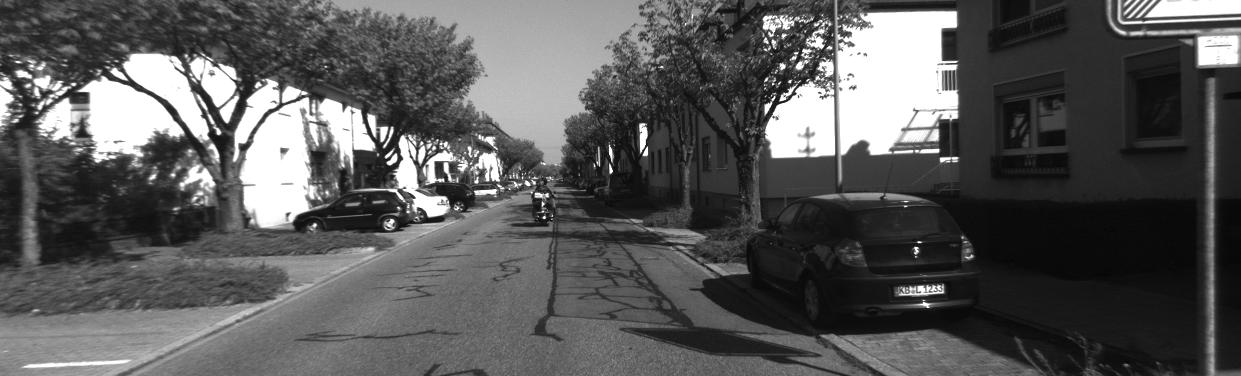
//> input picture opencv/data/stereovision/L.png, 1241 x 376 px
$ ./demo10_BialteralFilter   (built with g++ and OpenCV 4)
//> lines starting //> are read from the running program, lines starting //| are printed output that depends on the picture; after the words box and inside, x2 and y2 are one past the last pixel; in counts of white or black regions, pixels touching at a corner belong together
#include<opencv/cv.h>
#include<opencv/highgui.h>
#include <opencv2/core/core.hpp>
#include<opencv2/highgui/highgui.hpp>
#include"opencv2/imgproc/imgproc.hpp"
#include <opencv2/features2d/features2d.hpp>
#include<opencv2/opencv.hpp>                     // 双边高斯滤波的头文件。
#include<iostream>
#include<algorithm>
using namespace cv;
using namespace std;

//种子点
struct SeedPoint
{
    cv::Point2i l_pt;
    cv::Point2i r_pt;
    double diff;
};

class Reconstructor
{
public:
    Reconstructor(cv::Mat &Depth);
    //当前关键帧对应位姿，图像以及畸变参数
    cv::Mat mImDepth,mImLeft, mImRight;
    ///双边滤波边长
    int N,size;
    ///双边滤波空间域标准差，灰度域标准差
    float sigmas,sigmar;
    ///双边滤波空间域权值(二位数组)
    float **spaceArray;
    ///双边滤波灰度域权值(一位数组)，包含的是所有灰度差的情况，灰度差作为数组索引，获取对应权值
    float *colorArray;
    double mbf;
    //种子特征点
    vector<cv::KeyPoint> mvKeys;
    vector<double> mvuRight;

    ///图像扩充图像满足窗口计算（扩展N）
    void ExternIm(cv::Mat &m);
    ///反扩充
    void ArcExternIm(cv::Mat &m);
    ///深度图像双边滤波
    void BialteralFilter();
    ///计算匹配代价
    pair<float,float> SAD(const cv::Point2i &L,const cv::Point2i &R);
    ///计算双目深度图
    void ComputStereoDepth();
};

Reconstructor::Reconstructor(cv::Mat &Depth):mImDepth(Depth),N(20),sigmas(6),sigmar(0.3),mbf(386.1448)
{
        //计算空间域权值
        size=2*N+1;
        // 初始化数组
        float **_spaceArray = new float*[size ];   //多一行，最后一行的第一个数据放总值
        for (int i = 0; i < size; i++) {
            _spaceArray[i] = new float[size];
        }
        // 高斯分布计算
        int ci=N, cj=N;
        for (int i = 0; i < size; i++){
            for (int j = 0; j < size; j++){
                _spaceArray[i][j] =
                exp(-(1.0f)* (((i - ci)*(i - ci) + (j - cj)*(j - cj)) /(2.0f*sigmas*sigmas)));
            }
        }spaceArray=_spaceArray;

        //计算灰度域权值
        float*_colorArray = new float[255];
        for (int n = 0; n < 255; n++) {
            _colorArray[n] = exp((-1.0f*(n*n)) / (2.0f*sigmar*sigmar));
        }
        colorArray=_colorArray;
}

// [29 lines left out: function BialteralFilter, not called in this run]

void Reconstructor::ExternIm(cv::Mat &m)
{
        if(m.type()!=CV_32F)
        {
            m.convertTo(m,CV_32F);
        }
        cv::Mat mN(m.rows+2*N,m.cols+2*N,CV_32F);
        for(int i=0;i<mN.rows;i++)
        {
            for(int j=0;j<mN.cols;j++)
            {
                if(i<N && j<N)
                    mN.ptr<float>(i)[j]=m.ptr<float>(0)[0];
                else if(i<N && j>=N && j<mN.cols-N)
                    mN.ptr<float>(i)[j]=m.ptr<float>(0)[j-N];
                else if(i<N && j>=mN.cols-N)
                    mN.ptr<float>(i)[j]=m.ptr<float>(0)[m.cols-1];

                else if(i>=N &&i<mN.rows-N && j<N)
                    mN.ptr<float>(i)[j]=m.ptr<float>(i-N)[0];
                else if(i>=N &&i<mN.rows-N && j>=mN.cols-N)
                    mN.ptr<float>(i)[j]=m.ptr<float>(i-N)[m.cols-1];

                else if(i>=mN.rows-N && j<N)
                    mN.ptr<float>(i)[j]=m.ptr<float>(m.rows-1)[0];
                else if(i>=mN.rows-N && j>=N && j<mN.cols-N)
                    mN.ptr<float>(i)[j]=m.ptr<float>(m.rows-1)[j-N];
                else if(i>=mN.rows-N && j>=mN.cols-N)
                    mN.ptr<float>(i)[j]=m.ptr<float>(m.rows-1)[m.cols-1];

                else
                    mN.ptr<float>(i)[j]=m.ptr<float>(i-N)[j-N];
            }
        }
        m=mN;
}

// [13 lines left out: function ArcExternIm, not called in this run]

pair<float,float>  Reconstructor::SAD(const cv::Point2i &L,const cv::Point2i &R)
{
        //SAD窗口半径
        int w=5;
        // 提取左图中，以点(L.x,L.y)为中心, 半径为w的图像块patch
        cv::Mat IL = mImLeft.rowRange(L.y-w,L.y+w+1).colRange(L.x-w,L.x+w+1);
        // 图像块均值归一化，降低亮度变化对相似度计算的影响
        IL = IL - IL.at<float>(w,w) * cv::Mat::ones(IL.rows,IL.cols,CV_32F);
       cout<<"Here1"<<endl;
        //在右图半径为r的范围内搜索,找到最小SAD与其对应的x坐标
        int r=5,x=0;
        map<int,float> sad;
        vector<float> sa;
        float minsad=MAXFLOAT;
        for(int i=-r;i<=r;i++)
        {
            for(int j=-r;j<=r;j++)
            {
                cv::Mat IR = mImRight.rowRange(R.y-w+i,R.y+w+i+1).colRange(R.x-w+j,R.x+w+j+1);
                IR = IR - IR.at<float>(w,w) * cv::Mat::ones(IR.rows,IR.cols,CV_32F);
                cout<<"Here2"<<endl;
                float s=cv::norm(IL,IR,cv::NORM_L1);
                sad[R.x+j]=s;
                sa.push_back(s);
                if(s<minsad)
                {
                    minsad=s;
                    x=R.x+j;
                }
            }
        }

        //抛物线插值
        float dist1,dist2,dist3;
        if(sad.count(x-1)==0)
        {
        	dist1 = sad[x];
		    dist2 = sad[x+1];
		    dist3 = sad[x+2];
		}
		else if(sad.count(x+1)==0)
		{
        	dist1 = sad[x-2];
		    dist2 = sad[x-1];
		    dist3 = sad[x];
		}
		else
		{
			dist1 = sad[x-1];
		    dist2 = sad[x];
		    dist3 = sad[x+1];
		}

		float deltaR = (dist1-dist3)/(2.0f*(dist1+dist3-2.0f*dist2));
		float bestuR =x+deltaR;

		//归一化sad最小，并不代表就一定是匹配的，比如光照变化、弱纹理、无纹理等同样会造成误匹配
		sort(sa.begin(),sa.end());
		float median = sa[int(sa.size()/2)];

		map<int,float>::iterator it;
		for(it=sad.begin();it!=sad.end();it++)
		{
			if(it->second>1.5 * 1.4 * median)
				return pair<float,float>(0,-1);
		}
		return pair<float,float>(bestuR,minsad);
}

    /* 稠密立体匹配计算双目图像的深度图，步骤
    1.提取特征点并匹配（帧构造的时候已经完成）.
    2.基于特征点区域生长的视差稠密化.
    3.亚像素精度优化.步骤2得到的视差为uchar/int类型，不一定是真实视差，通过亚像素差值(抛物线插值)获取float精度的视差.
    4.删除离群点(outliers).相似度阈值判断，归一化sad最小，并不代表就一定是正确匹配，比如光照变化、弱纹理等会造成误匹配 */
    void Reconstructor::ComputStereoDepth()
    {
        cv::Mat map1(mImLeft.size(), CV_8UC1, cv::Scalar::all(0)); //左匹配图，0表示未匹配, 1表示已匹配
        mImDepth=cv::Mat::zeros(mImLeft.size(),CV_32F);
        list<SeedPoint> seeds;

        for (int i = 0; i < mvuRight.size(); ++i)
        {
            SeedPoint seed;
            seed.l_pt = cv::Point2i(mvKeys[i].pt.x+N,mvKeys[i].pt.y+N);
            seed.r_pt = cv::Point2i(mvuRight[i]+N,mvKeys[i].pt.y+N);
            pair<float,float> sad=SAD(seed.l_pt,seed.r_pt);
            seed.diff = sad.second;

            if(seed.diff>=0)
            {
                seeds.push_back(seed);
                map1.ptr<uchar>(int(seed.l_pt.y))[int(seed.l_pt.x)] = 1;
                mImDepth.ptr<float>(int(seed.l_pt.y))[int(seed.l_pt.x)] = mbf/(mvKeys[i].pt.x-sad.first);
            }
        }
        cout<<"seed number:"<<seeds.size()<<endl;

        while (!seeds.empty())
        {
            SeedPoint seed = seeds.front();
            seeds.pop_front();

            for (int i = -1; i <= 1; i++){
                for (int j = -1; j <= 1; j++){
                    cv::Point2i p1(seed.l_pt.x + j, seed.l_pt.y + i);
                    cv::Point2i p2(seed.r_pt.x + j, seed.r_pt.y + i);

                    if (p1.y>N && p1.x>N && (p1.y<mImLeft.rows-N) && (p1.x<mImLeft.cols-N)
                    	&& map1.ptr<uchar>(int(p1.y))[int(p1.x)] == 0)
                    {
                        cout<<seeds.size()<<endl;
                        pair<float,float> sad=SAD(p1,p2);
                        if (sad.second>=0)
                        {
                            SeedPoint new_seed;
                            new_seed.diff = sad.second;
                            new_seed.l_pt = p1;
                            new_seed.r_pt = cv::Point2i(sad.first,p1.y);
                            seeds.push_back(new_seed);
                            mImDepth.ptr<uchar>(int(p1.y))[int(p1.x)] = mbf/(p1.x-sad.first);
                            map1.ptr<uchar>(int(p1.y))[int(p1.x)] = 1;
                        }

                    }
                }
            }
        }
    }

int main()
{
        /*//双边滤波
        cv::Mat src = cv::imread("../../opencv/data/depth/test.png");
        cv::Mat dst=src.clone();
        cvtColor(dst,dst,CV_RGB2GRAY);
        Reconstructor R(dst);
        R.ExternIm(R.mImDepth);
        R.BialteralFilter();
        cv::imshow("src", src);
        cv::imshow("BialteralFilter with bar", R.mImDepth);
        R.ArcExternIm(R.mImDepth);
        cv::imshow("BialteralFilter", R.mImDepth);*/

        //特征点提取
        cv::Mat src1 = cv::imread("../../opencv/data/L.png");
//> src1 is the input picture: 376 rows x 1241 cols, CV_8UC3; min 6, max 255, mean 89
        cv::Mat src2 = cv::imread("../../opencv/data/R.png");
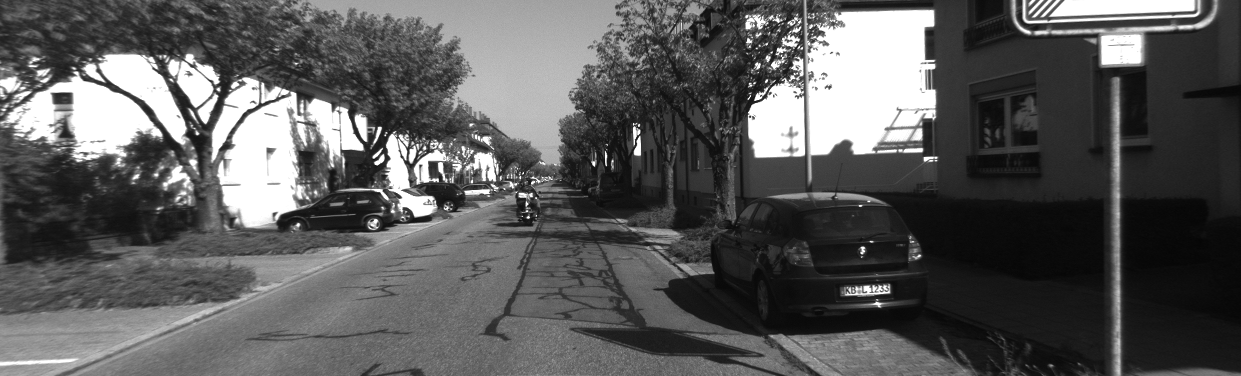
//> input picture opencv/data/stereovision/R.png, 1241 x 376 px
//> src2 is the input picture: 376 rows x 1241 cols, CV_8UC3; min 5, max 255, mean 90.3
        Ptr<ORB> fea_orb=ORB::create(500, 1.2f, 8,31, 0,2,  ORB::FAST_SCORE, 30,20);
        vector<KeyPoint> KPs1,KPs2;
        Mat descriptions1,descriptions2,img,imgk;

        fea_orb->detect(src1,KPs1);
//> KPs1 = 505 keypoints; strongest (x, y, size): (612, 171, 30), (387, 162, 30), (543, 217, 30), (386, 157, 30)
        fea_orb->compute(src1,KPs1,descriptions1);
        fea_orb->detect(src2,KPs2);
//> KPs2 = 510 keypoints; strongest (x, y, size): (594, 165, 30), (376, 163, 43.2), (863, 247, 30), (375, 162, 30)
        fea_orb->compute(src2,KPs2,descriptions2);
        if((descriptions1.type()!=CV_32F) || (descriptions2.type()!=CV_32F))
        {
            descriptions1.convertTo(descriptions1,CV_32F);
            descriptions2.convertTo(descriptions2,CV_32F);
        }
        FlannBasedMatcher matcher;
        vector<DMatch> matches;
        matcher.match(descriptions1, descriptions2, matches);
//> matches = 505 matches
        // [8 lines of commented-out code are left out]
        vector<KeyPoint> K1,K2;
        vector<double> ku;
        for(int i=0;i<matches.size();i++)
        {
            K1.push_back(KPs1[matches[i].queryIdx]);
            K2.push_back(KPs2[matches[i].trainIdx]);
            ku.push_back(KPs2[i].pt.x);
        }
//> after the loop, K1 has the same summary as KPs1; K2 = 505 keypoints; strongest (x, y, size): (594, 165, 30), (376, 163, 43.2), (375, 162, 30), (748, 98, 30); ku = 505 values, max 1102.5 at index 341, min 47.52 at index 226, mean 513.6
        cv::Mat depth=cv::Mat(src1.size(),CV_32F);
        Reconstructor R1(depth);
        R1.mvKeys=K1;
//> R1.mvKeys has the same summary as KPs1
        R1.mvuRight=ku;
//> R1.mvuRight has the same summary as ku
        R1.mImLeft=src1;
        R1.mImRight=src2;
        if(R1.mImLeft.type()==CV_8UC3)
        {
            cvtColor(R1.mImLeft,R1.mImLeft,CV_RGB2GRAY);
            cvtColor(R1.mImRight,R1.mImRight,CV_RGB2GRAY);
        }
        if(R1.mImLeft.type()!=CV_32F || R1.mImLeft.type()==CV_8UC1)
        {
            R1.mImLeft.convertTo(R1.mImLeft,CV_32F);
//> R1.mImLeft: 376 rows x 1241 cols, CV_32FC1
            R1.mImRight.convertTo(R1.mImRight,CV_32F);
//> R1.mImRight: 376 rows x 1241 cols, CV_32FC1
        }
        R1.ExternIm(R1.mImDepth);
//> after the loop in ExternIm, `for(int i=0;i<mN.rows;i++)`: mN: 416 rows x 1281 cols, CV_32FC1; every value is 0
        R1.ExternIm(R1.mImLeft);
//> after the loop in ExternIm (call 2), `for(int i=0;i<mN.rows;i++)`:
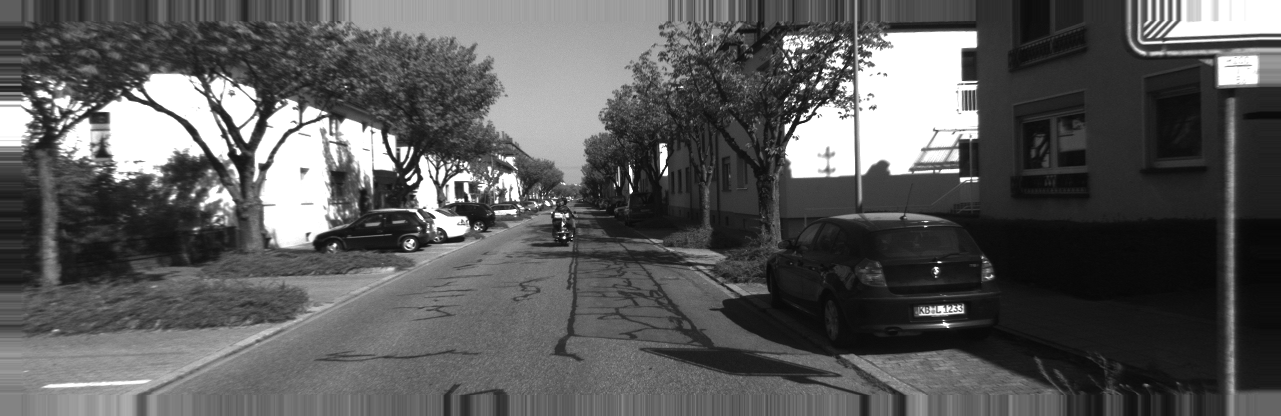
//> mN: 416 rows x 1281 cols, CV_32FC1; min 6, max 255, mean 90.1
        R1.ExternIm(R1.mImRight);
//> after the loop in ExternIm (call 3), `for(int i=0;i<mN.rows;i++)`:
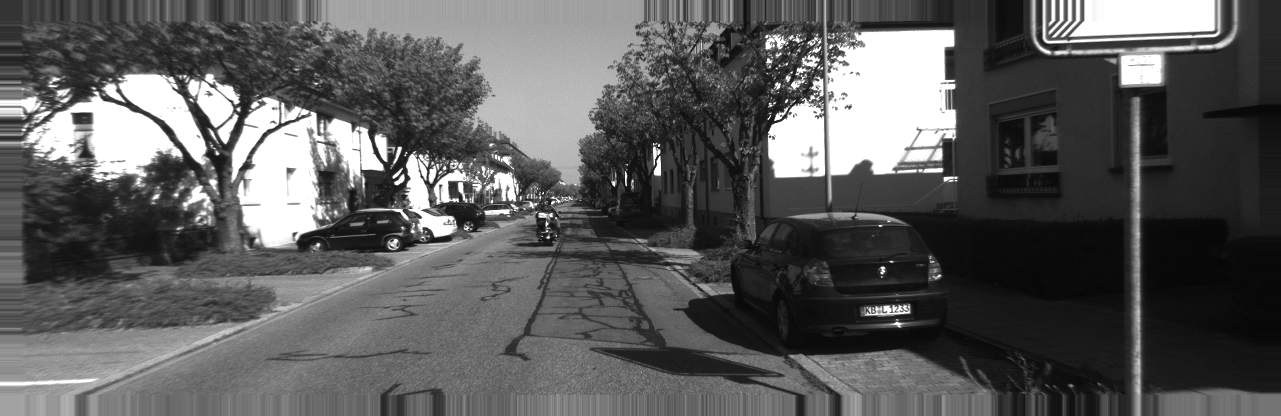
//> mN: 416 rows x 1281 cols, CV_32FC1; min 5, max 255, mean 91.5
        R1.ComputStereoDepth();
//> the loop in ComputStereoDepth, `for (int i = 0; i < mvuRight.size(); ++i)` made 505 passes
//> (seed.l_pt, seed.r_pt, sad) on passes 1 to 3: (Point(449, 172), Point(782, 172), (0, -1)), (Point(794, 113), Point(540, 113), (0, -1)), (Point(540, 204), Point(654, 204), (0, -1))
//| Here1
//| Here1
//| Here1
//| Here1
//| Here1
//| Here1
//| Here1
//| Here1
//> (output is shown up to pass 8 of 505)
//> after the loop in ComputStereoDepth, `for (int i = 0; i < mvuRight.size(); ++i)`:
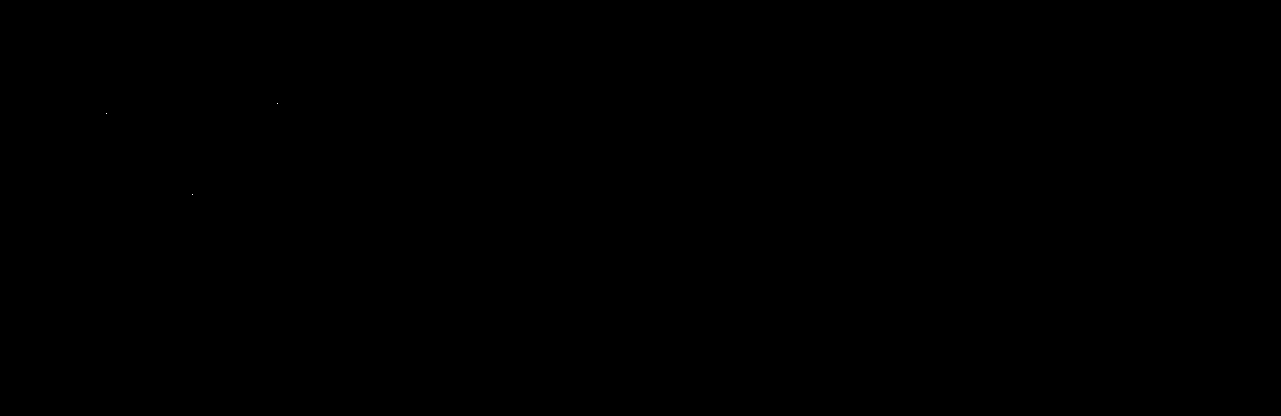
//> map1: 416 rows x 1281 cols, CV_8UC1; values 0 (black) and 1 (white), 0% white in thin lines or dots, all inside (x1, y1, x2, y2) = (106, 103, 278, 195)
//> (the run ends here: the program stops with an error, at `for(int i=-r;i<=r;i++)`)
